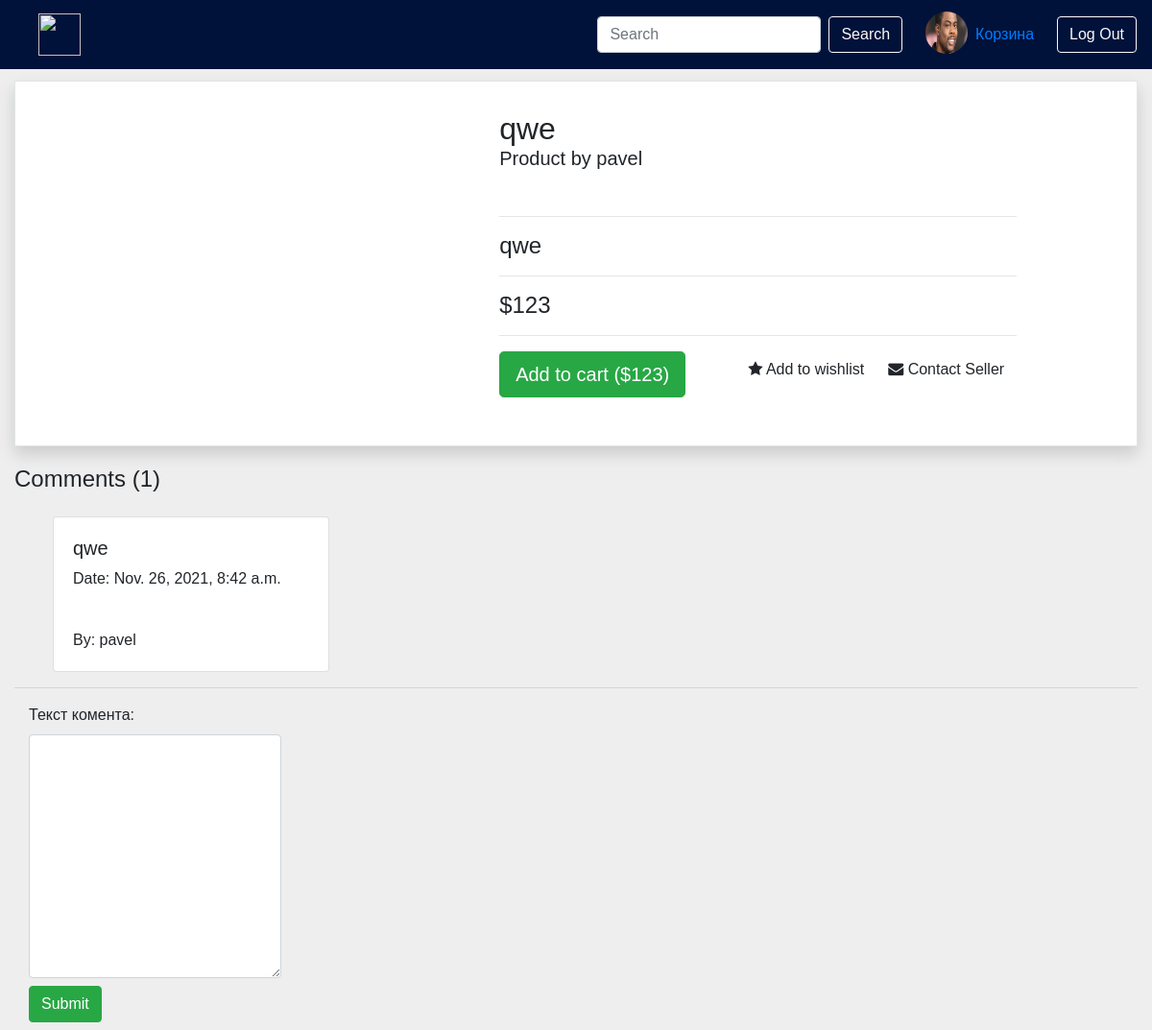
Screenshot of /detail/2 (signed in) with the database file from the repository.
### app1/models.py (models this page shows, shortened)
class Profile(AbstractUser):
    address = models.CharField(max_length=40, blank=True, null=True, verbose_name='Адресс')
    phone_number = models.CharField(max_length=12, null=True, blank=True, verbose_name='Номер телефона', validators=[
        RegexValidator(
            regex=r'^\+?1?\d{9,15}$',
            message="Phone number must be entered in the format: '+999999999'. Up to 15 digits allowed.")
    ])
    profile_image = models.ImageField(default='/home/pavel/Projects/e-com/static/static_images/in.jpg',
                                      upload_to='images_profile/', null=True, blank=True, verbose_name='Картинка')

class Product(models.Model):
    author = models.ForeignKey(Profile, on_delete=models.CASCADE, verbose_name='Пользователь')
    create_data = models.DateTimeField(auto_now_add=True,
                                       verbose_name='Дата создания')
    name = models.CharField(max_length=30, verbose_name='Имя')
    text = models.TextField()
    price = models.IntegerField(null=True, verbose_name='Цена')
    image = models.ImageField(default='/home/pavel/Projects/e-com/static/static_images/no.png',
                              upload_to='static_images/', null=True, blank=True,
                              verbose_name='Картинка')
    type = models.CharField(choices=ProductType.choices, max_length=40)  # 'choices' передаю свой класс 'ProductType'
    class Meta:
        pass

class Comment(models.Model):
    product = models.ForeignKey(Product, on_delete=models.CASCADE, verbose_name='Продукт',
                                related_name='product_comment')
    author = models.ForeignKey(Profile, on_delete=models.CASCADE, verbose_name='Пользователь')
    create_data = models.DateTimeField(auto_now_add=True, verbose_name='Дата создания')
    text = models.TextField(verbose_name='Текст комента')

### app1/views.py (the view, shortened to what this page needs)
# urls.py: path('detail/<int:pk>', views.ProductDetailView.as_view(), name='detail'),
class ProductDetailView(DetailView, FormMixin, SuccessMessageMixin):
    model = Product
    template_name = 'detail.html'
    context_object_name = 'get_product'
    form_class = CommentForm

### app1/forms.py
class CommentForm(forms.ModelForm):
    class Meta:
        model = Comment
        fields = ['text']
    def __init__(self, *args, **kwargs):
        super().__init__(*args, **kwargs)
        for field in self.fields:
            self.fields[field].widget.attrs['class'] = 'form-control'

### app1/templates/detail.html (shortened to what this page needs)
{% extends 'home.html' %}
    {% block content %}
    {% load static %}
    <link href="//maxcdn.bootstrapcdn.com/bootstrap/4.1.1/css/bootstrap.min.css" rel="stylesheet" id="bootstrap-css">
    <link rel="stylesheet" href="{% static '/app1/css/style.css' %}">
    <link href="https://maxcdn.bootstrapcdn.com/font-awesome/4.3.0/css/font-awesome.min.css" rel="stylesheet"/>
    <div class="col-sm-12 col-md-12 col-lg-12">
        <div class="product-content product-wrap clearfix product-deatil shadow">
            <div class="row">
                <div class="col-md-5 col-sm-12 col-xs-12">
                    <div class="product-image">
                        <div id="myCarousel-2" class="carousel slide">
                            <div class="carousel-inner">
                                <div class="item active">
                                </div>
                            </div>
                        </div>
                    </div>
                </div>
                <div class="col-md-6 col-md-offset-1 col-sm-12 col-xs-12">
                    <h2 class="name">
                        {{ get_product.name }}
                        <h5>Product by {{ get_product.author }}</h5>
                    </h2>
                    <hr/>
                    <h3 class="price-container">
                        {{get_product.text}}
                        <hr/>
                        <b>${{ get_product.price }}</b>
                    </h3>
                    <hr/>
                    <div class="row">
                        <div class="col-sm-12 col-md-6 col-lg-6">
                            <form action="{% url 'add_to_cart' get_product.id %}" class="form-inline" method="post">
                                <button class="btn btn-success btn-lg" href="{% url 'add_to_cart' get_product.id %}">Add
                                    to cart (${{ get_product.price }})
                                </button>
                            </form>
                        </div>
                        <div class="col-sm-12 col-md-6 col-lg-6">
                            <div class="btn-group pull-right">
                                <form action="{% url 'add_to_wishlist' get_product.id %}" class="form-inline"
                                      method="post">
                                    <button class="btn btn-white btn-default"><i class="fa fa-star"></i> Add to wishlist
                                    </button>
                                </form>
                                   <a class="btn btn-white btn-default" href="{% url 'get_message' get_product.id %}"><i
                                       class="fa fa-envelope">
                                   </i> Contact Seller</a>
                            </div>
                        </div>
                    </div>
                </div>
            </div>
        </div>
    </div>
    <div class="col-sm-12 col-md-12 col-lg-12"><h4>Comments ({{get_product.product_comment.all.count}})</h4>
        <ul>
            {% for comment in get_product.product_comment.all %}
            <div class="card mt-4" style="width: 18rem;">
                <div class="card-body">
                    <h5>{{ comment.text }} </h5>
                    <p>Date: {{ comment.create_data }}</p> <br>
                    By: {{ comment.author }}
                </div>
            </div>
            {% endfor %}
        </ul>
        <hr>
        {% if user.is_authenticated %}
        <div class="col-3">
            <form action="" id="add_form" method="post">
                 {{ form }}
                <button class="btn btn-success btn mt-2 mb-2" form="add_form" type="submit"> Submit</button>
        </div>
        {% else %}
        <h4> Коментарии могут оставлять только зарегестрированые пользователи</h4>
        <h4><a class="mb-1" href="{% url 'account_signup' %}">Создай свой аккаунт бесплатно</a> или
            <a class="mb-1" href="{% url 'account_login' %}"> Войди в свой акк </a></h4>
        {% endif %}
    </div>
    {% endblock %}

### app1/templates/home.html (shortened to what this page needs)
    <!DOCTYPE html>
    <html lang="en">
    <head>
        {% load static %}
        <link rel="stylesheet" href="https://stackpath.bootstrapcdn.com/bootstrap/4.5.2/css/bootstrap.min.css">
        <link rel="stylesheet" href="{% static '/app1/css/back_home.css' %}">
    </head>
    <body>
    <nav class="navbar navbar-expand-lg" style="background-color: #00123A;">
        <a class="navbar-brand ml-4" href="{% url 'home' %}">
            <img src="https://www.pngrepo.com/download/262755/auction.png" width="44" height="44" alt="">
        </a>
        <div class="collapse navbar-collapse" id="navbarSupportedContent">
            <form class="form-inline my-2 my-lg-0">
                <form action="" class="form-inline" method="get">
                    <input class="form-control mr-sm-2" type="search" placeholder="Search" aria-label="search"
                           name='search'>
                    <button class="btn btn-outline-light my-2 my-sm-0 mr-3" type="submit">Search</button>
                </form>
                {% if user.is_authenticated %}
                <a class="ml-2" href="{% url 'profile_page' %}">
                    <h4 class="mt-1" style="color: white;"><img class="round" title="{{ user.username }}"
                                                                src="{{ user.profile_image.url }}" width="44"
                                                                height="44"></h4></a>
                <a class=" ml-2" href="{% url 'cart' %}">Корзина </a>
                <a class="btn btn-outline-light ml-4" href="{% url 'account_logout' %}">Log Out</a>
                {% else %}
                <a class=" btn btn-outline-light" href="{% url 'account_login' %}">Log in </a>
                &emsp;
                <a class="btn btn-outline-light" href="{% url 'account_signup' %}"> Sign up</a>
                {% endif %}
            </form>
        </div>
    </nav>
    {% block content %}
    {% load static %}
    {% endblock %}
    </body>
    </html>

### static/app1/css/back_home.css (style rules this page uses)
body { font-family: 'Manrope', sans-serif; background: #eee }
.shadow { box-shadow: 0 0 0px rgba(0,0,0,0.5); padding: 10px; }

### static/app1/css/style.css (style rules this page uses)
body { font-family: 'Manrope', sans-serif; background: #eee }
.shadow { box-shadow: 0 0 0px rgba(0,0,0,0.5); padding: 10px; }
.product-content { border: 1px solid #dfe5e9; margin-bottom: 20px; margin-top: 12px; background: #fff }
.product-content .product-image { background-color: #fff; display: block; min-height: 238px; overflow: hidden; position: relative }
.product-deatil { padding: 30px 30px 50px }
.product-deatil .product-image { border-right: none!important }
.product-deatil .name { margin-top: 0; margin-bottom: 0 }
.product-deatil .price-container { font-size: 24px; margin: 0; font-weight: 300 }
@media only screen and (min-width:1024px) { .product-wrap div[class*=col-md-5] { padding-right: 0 } }
@media only screen and (min-width:1024px) { .product-content .product-image { border-right: 1px solid #dfe5e9 } }

### app1/templates/home.html (style rules this page uses)
.round { border-radius: 100px; }

### rows the page displays
Profile: profile_image (picture)
Product: name "qwe", author "pavel", text "qwe", price "123", product_comment.all.count "1"
Comment: text "qwe", create_data "Nov. 26, 2021, 8:42 a.m.", author "pavel"
